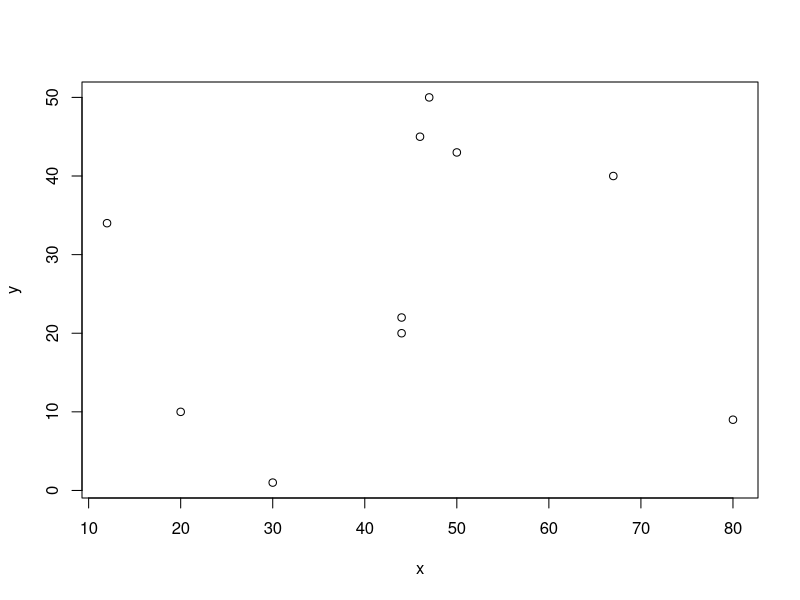

Generate this figure with R:
x <- c(20, 44, 30, 67, 47, 12, 46, 44, 50, 80) # มีทั้งหมด 10 ตัว
y <- c(10, 20, 1, 40, 50, 34, 45, 22, 43, 9)

plot(x, y)
# pie(y)